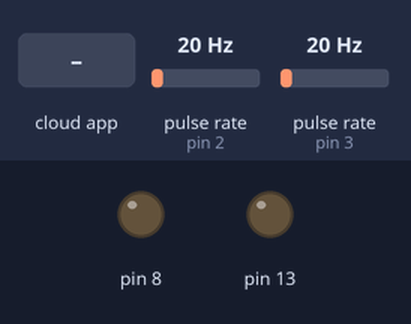
Simulated run of this sketch. Board: Arduino Uno, built with avr-gcc and run on an emulated ATmega328P. Parts: output pins drawn as LEDs (lit = HIGH). Wiring (inferred from the names in the program): 2 × pulse sensor: data pin 2 / data pin 3. The inputs (shaded band) are chosen by the test bench; at power-on: pulse rate (sensors on pin 2, pin 3) 20 Hz. The ROS host is connected and sends only what is stated.

Above: at 1.2 s.
1.3 s: pulse rate (sensor on pin 2) set to 4 Hz
At 4.0 s:
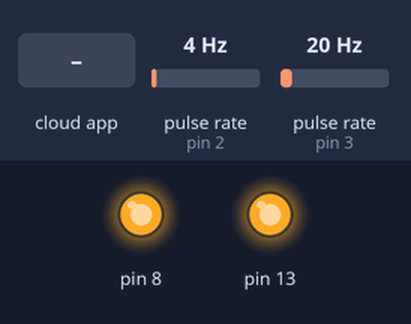
4.3 s: the phone or cloud app sets angular.z to 100
At 4.6 s:
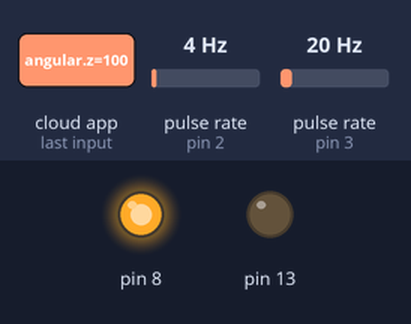
6.3 s: the phone or cloud app sets angular.z to 0
At 9.0 s:
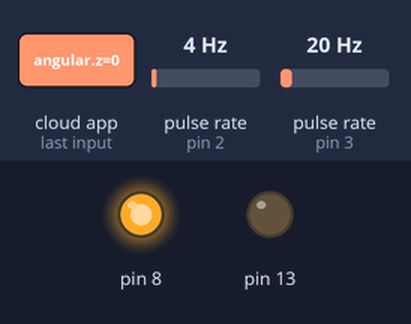
9.3 s: the phone or cloud app sets angular.z to -100
At 9.6 s:
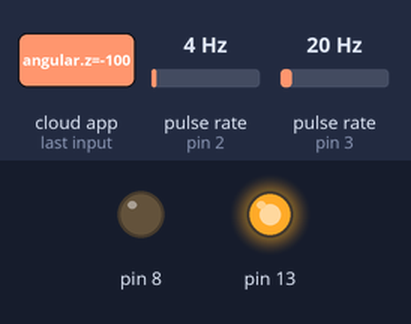
Timing chart, 0 to 12.2 s (numbered marks = the images above; inputs shaded):
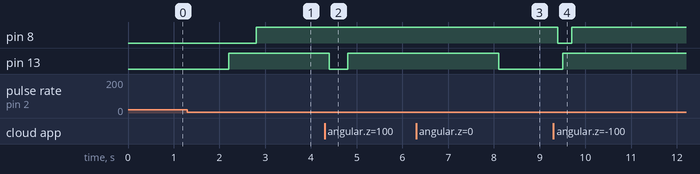

Measured:
- after the input at 1.3 s, pin 8: LOW → HIGH after 1.5 s instead of 0.30 s
- after the input at 4.3 s, pin 13: HIGH → LOW after 0.10 s, → HIGH 0.40 s later
- after the input at 6.3 s, pin 13: HIGH → LOW after 1.8 s
- after the input at 9.3 s, pin 8: HIGH → LOW after 0.10 s, → HIGH 0.30 s later; pin 13: LOW → HIGH after 0.20 s instead of 2.8 s

The sketch:

encoder.ino
```cpp
#if (ARDUINO >= 100)
 #include <Arduino.h>
#else
 #include <WProgram.h>
#endif
#include <ros.h>
#include <PWM.h>
#include <geometry_msgs/Vector3Stamped.h>
#include <geometry_msgs/Twist.h>
#include <ros/time.h>
#include "robot_specs.h"
#include <Wire.h>
#define encodPinA1      2     // encoder A pin
#define encodPinA2      3
#define LOOPTIME        100   // PID loop time(ms)
#define SMOOTH      10

#define sign(x) (x > 0) - (x < 0)
unsigned long lastMilli = 0;       // loop timing
unsigned long lastMilliPub = 0;
double rpm_req1 = 0;
double rpm_req2 = 0;
double rpm_act1 = 0;
double rpm_act2 = 0;
double rpm_req1_smoothed = 0;
double rpm_req2_smoothed = 0;
int PWM_val1 = 0;
int PWM_val2 = 0;
volatile long count1 = 0;          // rev counter
volatile long count2 = 0;
long countAnt1 = 0;
long countAnt2 = 0;
float Kp =   0.5;
float Kd =   0;
float Ki =   0;
ros::NodeHandle nh;

void handle_cmd( const geometry_msgs::Twist& cmd_msg) {
  double x = cmd_msg.linear.x;
  double z = cmd_msg.angular.z;
  if (z == 0) {     // go straight
    // convert m/s to rpm
    rpm_req1 = x * 60 / (pi * wheel_diameter);
    rpm_req2 = rpm_req1;
  }
  else if (x == 0) {
    // convert rad/s to rpm
    rpm_req2 = z * track_width * 60 / (wheel_diameter * pi * 2);
    rpm_req1 = -rpm_req2;
  }
  else {
    rpm_req1 = x * 60 / (pi * wheel_diameter) - z * track_width * 60 / (wheel_diameter * pi * 2);
    rpm_req2 = x * 60 / (pi * wheel_diameter) + z * track_width * 60 / (wheel_diameter * pi * 2);
  }
}

ros::Subscriber<geometry_msgs::Twist> sub("cmd_vel", handle_cmd);
geometry_msgs::Vector3Stamped rpm_msg;
ros::Publisher rpm_pub("rpm", &rpm_msg);
ros::Time current_time;
ros::Time last_time;

void setup() {
  Serial.begin(9600);  // create with the default frequency 1.6KHz
  count1 = 0;
  count2 = 0;
  countAnt1 = 0;
  countAnt2 = 0;
  rpm_req1 = 0;
  rpm_req2 = 0;
  rpm_act1 = 0;
  rpm_act2 = 0;
  PWM_val1 = 0;
  PWM_val2 = 0;
  nh.initNode();
  nh.getHardware()->setBaud(57600);
  nh.subscribe(sub);
  nh.advertise(rpm_pub);

  pinMode(2, INPUT);
  digitalWrite(2, HIGH);                // turn on pullup resistor
  attachInterrupt(0, encoder1, RISING);

  pinMode(3, INPUT);
  digitalWrite(3, HIGH);                // turn on pullup resistor
  attachInterrupt(1, encoder2, RISING);

  analogWrite(8, 0); //motor1->setSpeed(0);
  analogWrite(13, 0); // motor2->setSpeed(0);
  digitalWrite(9, HIGH);//motor1->run(FORWARD);
  digitalWrite(10, LOW);
  digitalWrite(9, LOW);//motor1->run(RELEASE);
  digitalWrite(10, LOW);
  digitalWrite(11, HIGH);
  digitalWrite(12, LOW);//motor2->run(FORWARD);
  digitalWrite(11, LOW);
  digitalWrite(12, LOW);
  //motor2->run(RELEASE);
}

void loop() {
  nh.spinOnce();
  unsigned long time = millis();
  if (time - lastMilli >= LOOPTIME)   {  // enter tmed loop
    getMotorData(time - lastMilli);
    PWM_val1 = updatePid(1, PWM_val1, rpm_req1, rpm_act1);
    PWM_val2 = updatePid(2, PWM_val2, rpm_req2, rpm_act2);

    if (PWM_val1 > 0) {
      digitalWrite(9, HIGH);
      digitalWrite(10, LOW);//direction1 = FORWARD;
    }
    else if (PWM_val1 < 0) {
      digitalWrite(9, LOW);
      digitalWrite(10, HIGH);//Drection1 = BACKWARD;
    }
    if (rpm_req1 == 0) {
      digitalWrite(9, LOW);
      digitalWrite(10, LOW); //direction1 = RELEASE;
    }

    if (PWM_val2 > 0){
      digitalWrite(11, HIGH);
      digitalWrite(12, LOW);//direction2 = FORWARD;
    }
    else if (PWM_val2 < 0) {
      digitalWrite(11, LOW);
      digitalWrite(12, HIGH);//Drection2 = BACKWARD;
    }
    if (rpm_req2 == 0) {
      digitalWrite(11, LOW);
      digitalWrite(12, LOW); //direction2 = RELEASE;
    }


    analogWrite(8, abs(PWM_val1) );//motor1->setSpeed(abs(PWM_val1));
    analogWrite(13, abs(PWM_val2) );//motor2->setSpeed(abs(PWM_val2));

    publishRPM(time - lastMilli);
    lastMilli = time;
  }
  if (time - lastMilliPub >= LOOPTIME) {
    //  publishRPM(time-lastMilliPub);
    lastMilliPub = time;
  }
}

void getMotorData(unsigned long time)  {
  rpm_act1 = double((count1 - countAnt1) * 60 * 1000) / double(time * 13 * 120);
  rpm_act2 = double((count2 - countAnt2) * 60 * 1000) / double(time * 13 * 120);
  countAnt1 = count1;
  countAnt2 = count2;
}

int updatePid(int id, int command, double targetValue, double currentValue) {
  double pidTerm = 0;                            // PID correction
  double error = 0;
  double new_pwm = 0;
  double new_cmd = 0;
  static double last_error1 = 0;
  static double last_error2 = 0;
  static double int_error1 = 0;
  static double int_error2 = 0;

  error = targetValue - currentValue;
  if (id == 1) {
    int_error1 += error;
    pidTerm = Kp * error + Kd * (error - last_error1) + Ki * int_error1;
    last_error1 = error;
  }
  else {
    int_error2 += error;
    pidTerm = Kp * error + Kd * (error - last_error2) + Ki * int_error2;
    last_error2 = error;
  }
  new_pwm = constrain(double(command) * MAX_RPM / 255 + pidTerm, -MAX_RPM, MAX_RPM);
  new_cmd = 255 * new_pwm / MAX_RPM;
  return int(new_cmd);
}

void publishRPM(unsigned long time) {
  rpm_msg.header.stamp = nh.now();
  rpm_msg.vector.x = rpm_act1;
  rpm_msg.vector.y = rpm_act2;
  rpm_msg.vector.z = double(time) / 1000;
  rpm_pub.publish(&rpm_msg);
  nh.spinOnce();
}

void encoder1() {
 count1+=5;//  if (digitalRead(encodPinA1) == digitalRead(encodPinB1)) count1++;
 // else count1--;
}
void encoder2() {
 count2+=4;// if (digitalRead(encodPinA2) == digitalRead(encodPinB2)) count2--;
 // else count2++;
}
```

robot_specs.h
```cpp
#ifndef ROBOT_SPECS_H
#define ROBOT_SPECS_H

//#define encoder_pulse   13
//#define gear_ratio      120
#define wheel_diameter  0.069   //m
#define wheel_width     0.027   //m
#define track_width     0.276   //m
#define MAX_RPM         60
#define pi              3.1415926
#define two_pi          6.2831853
#endif
```
